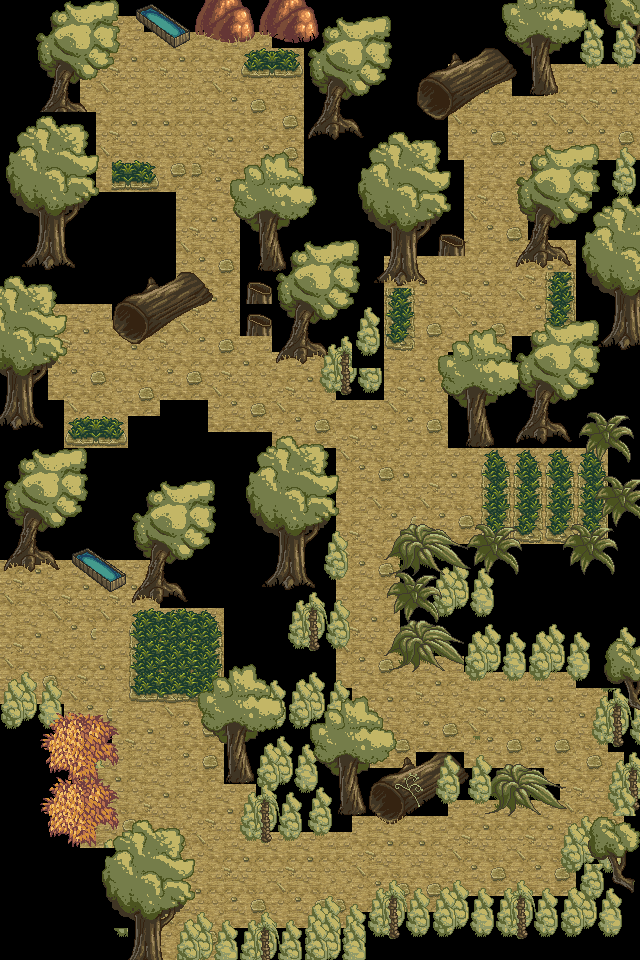

A 2D game scene composited from a Tiled map and its tileset images. What follows is a short description and the map's XML, with each tile layer's data collapsed to a summary:
An orthogonal 40x60 tile map with 16x16 px tiles, 4 tile layers (Boden, Buesche, Waldrand, Waldrand2).

<map version="1.0" orientation="orthogonal" renderorder="right-down" width="40" height="60" tilewidth="16" tileheight="16" nextobjectid="50">
 <tileset firstgid="1" name="trees_plants_rocks" tilewidth="16" tileheight="16" tilecount="1024" columns="32">
  <image source="tilesets/trees_plants_rocks.png" width="512" height="512" />
  <terraintypes>
   <terrain name="waldinner" tile="-1" />
  </terraintypes>
  <tile id="73" terrain=",0,0,0" />
  <tile id="74" terrain="0,0,0,0" />
  <tile id="75" terrain="0,0,0,0" />
  <tile id="76" terrain="0,0,0,0" />
  <tile id="77" terrain="0,0,0,0" />
  <tile id="78" terrain="0,0,0,0" />
  <tile id="79" terrain="0,0,0,0" />
  <tile id="105" terrain="0,0,0,0" />
  <tile id="106" terrain="0,0,0,0" />
  <tile id="107" terrain="0,0,0,0" />
  <tile id="108" terrain="0,0,0,0" />
  <tile id="109" terrain="0,0,0,0" />
  <tile id="110" terrain="0,0,0,0" />
  <tile id="111" terrain="0,0,0,0" />
  <tile id="138" terrain="0,0,0,0" />
  <tile id="139" terrain="0,0,0,0" />
  <tile id="140" terrain="0,0,0,0" />
  <tile id="141" terrain="0,0,0,0" />
  <tile id="142" terrain="0,0,0,0" />
  <tile id="143" terrain="0,0,0,0" />
  <tile id="174" terrain="0,0,0,0" />
  <tile id="175" terrain="0,0,0,0" />
  <tile id="207" terrain="0,0,0,0" />
 </tileset>
 <layer name="Boden" width="40" height="60">
  <data>[2400 cells, 1099 non-empty, 60 distinct tile ids]</data>
 </layer>
 <layer name="Buesche" width="40" height="60">
  <data>[2400 cells, 64 non-empty, 16 distinct tile ids]</data>
 </layer>
 <layer name="Waldrand" width="40" height="60">
  <data>[2400 cells, 1258 non-empty, 345 distinct tile ids]</data>
 </layer>
 <layer name="Waldrand2" width="40" height="60">
  <data>[2400 cells, 257 non-empty, 136 distinct tile ids]</data>
 </layer>
 <objectgroup name="barrieren" />
 <objectgroup name="startpunkt" />
 <objectgroup name="areaborder" />
 <objectgroup name="enemyHumanoid" />
 <objectgroup name="schatztruhen" />
</map>
